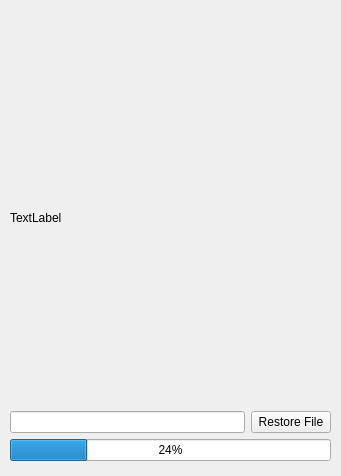
<?xml version="1.0" encoding="UTF-8"?>
<ui version="4.0">
 <class>RestoreDatabase</class>
 <widget class="QWidget" name="RestoreDatabase">
  <property name="geometry">
   <rect>
    <x>0</x>
    <y>0</y>
    <width>341</width>
    <height>476</height>
   </rect>
  </property>
  <property name="windowTitle">
   <string>Form</string>
  </property>
  <widget class="QWidget" name="gridLayoutWidget">
   <property name="geometry">
    <rect>
     <x>10</x>
     <y>30</y>
     <width>321</width>
     <height>431</height>
    </rect>
   </property>
   <layout class="QGridLayout" name="gridLayout">
    <item row="1" column="1">
     <widget class="QPushButton" name="restoreButton">
      <property name="text">
       <string>Restore File</string>
      </property>
     </widget>
    </item>
    <item row="1" column="0">
     <widget class="QLineEdit" name="pathLineEdit"/>
    </item>
    <item row="2" column="0" colspan="2">
     <widget class="QProgressBar" name="progressBar">
      <property name="value">
       <number>24</number>
      </property>
     </widget>
    </item>
    <item row="0" column="0" colspan="2">
     <widget class="QLabel" name="messageLabel">
      <property name="text">
       <string>TextLabel</string>
      </property>
      <property name="wordWrap">
       <bool>true</bool>
      </property>
     </widget>
    </item>
   </layout>
  </widget>
 </widget>
 <resources/>
 <connections/>
</ui>
